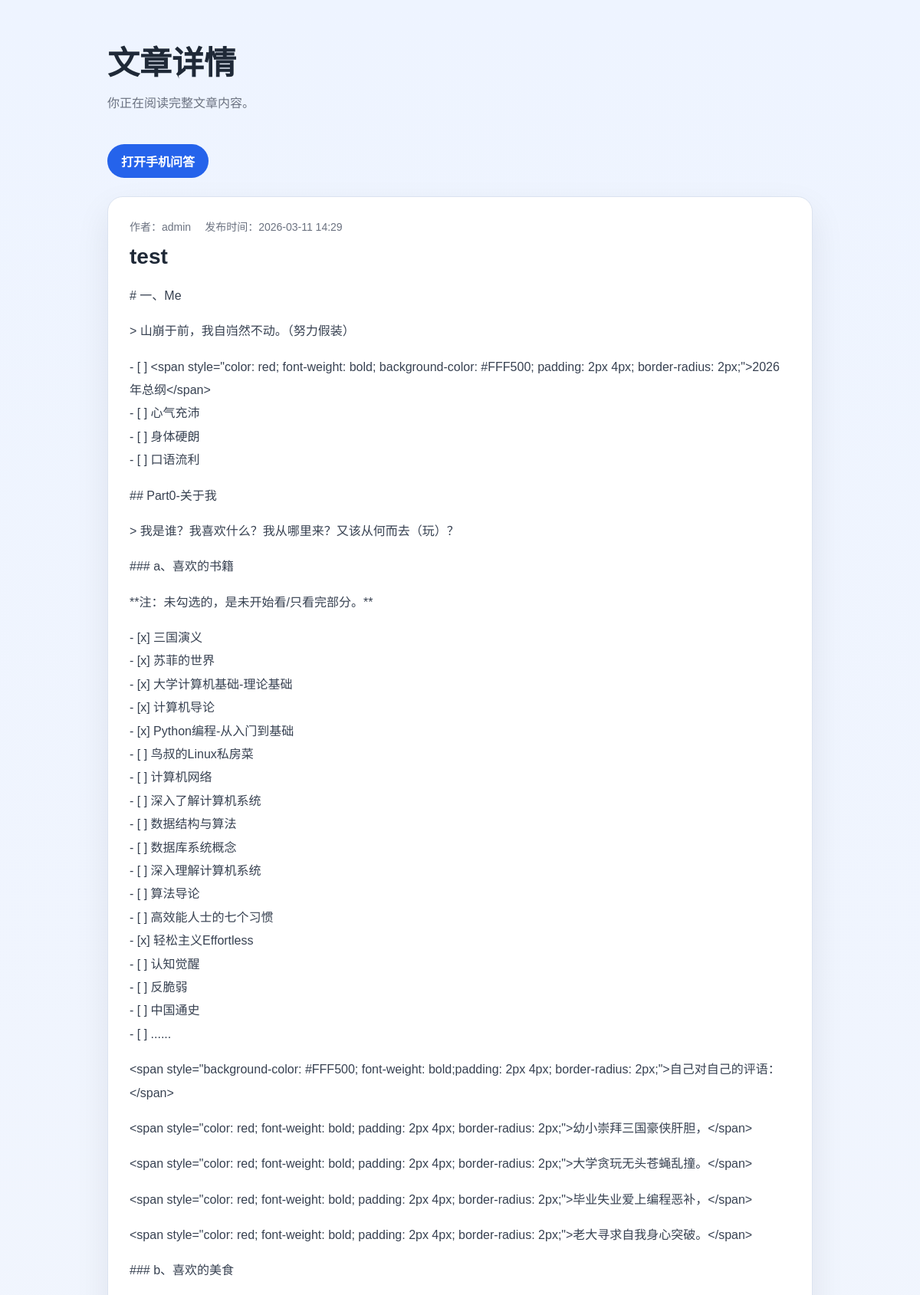
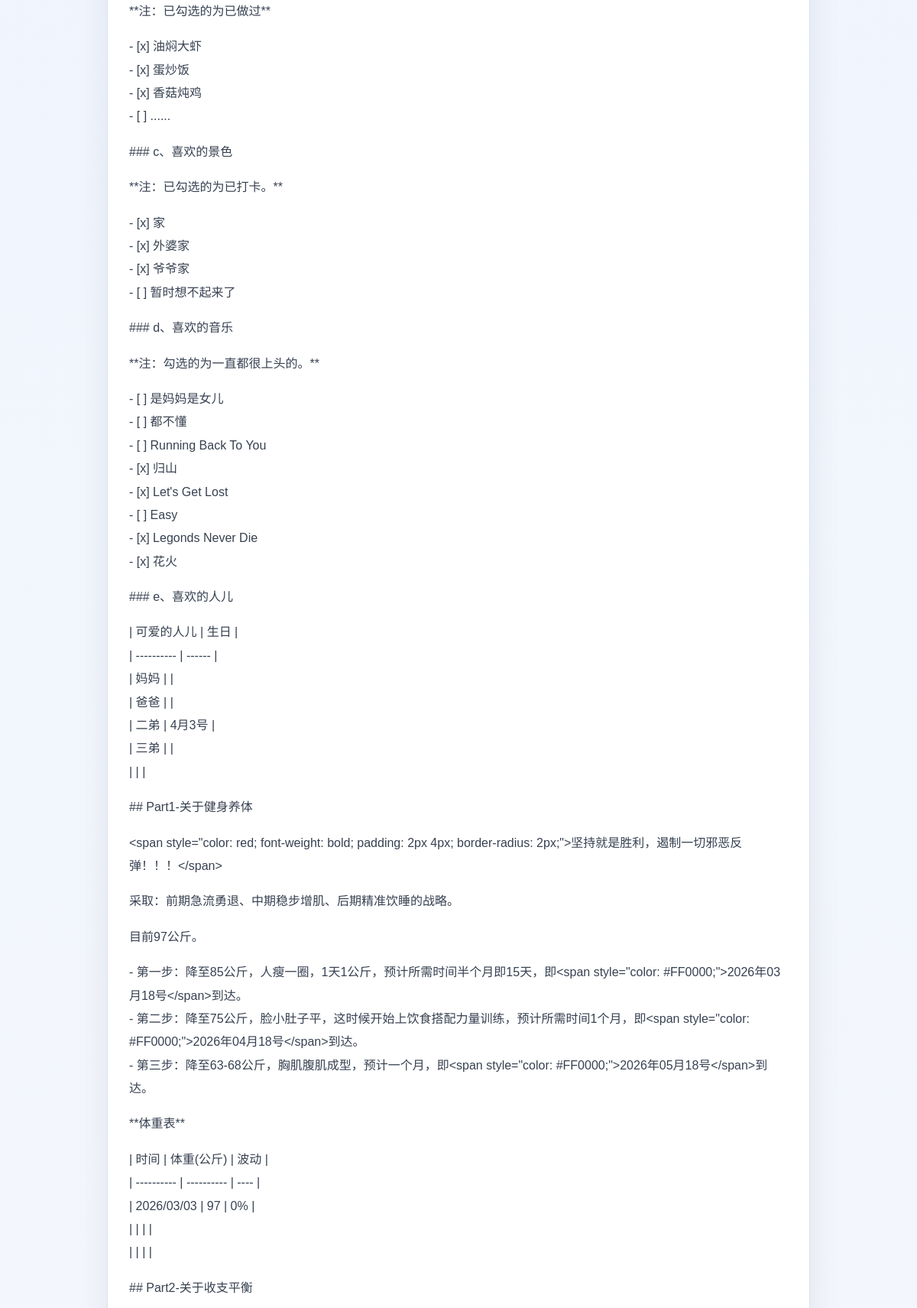
The app's page /post/2/ (upper part) with its own data (2 pictures, top to bottom).
### blog/models.py (models this page shows, shortened)
class Post(models.Model):
    title = models.CharField(max_length=100)
    content = models.TextField()
    date_posted = models.DateTimeField(default=timezone.now)
    author = models.ForeignKey(User, on_delete=models.CASCADE)

### blog/views.py (the view)
# urls.py: path('post/<int:pk>/', views.post_detail, name='post-detail'),
def post_detail(request, pk):
    post = get_object_or_404(Post.objects.select_related('author'), pk=pk)
    return render(request, 'blog/post_detail.html', {'post': post})

### blog/templates/blog/post_detail.html (shortened to what this page needs)
{% extends "blog/base.html" %}
{% block page_title %}文章详情{% endblock %}
{% block page_intro %}你正在阅读完整文章内容。{% endblock %}
{% block hero_actions %}
    <div class="hero-actions">
        <a class="button" href="{% url 'chat-page' %}">打开手机问答</a>
    </div>
{% endblock %}
{% block content %}
    <article class="detail-card">
        <div class="meta">
            <span>作者：{{ post.author.username }}</span>
            <span>发布时间：{{ post.date_posted|date:"Y-m-d H:i" }}</span>
        </div>
        <h2>{{ post.title }}</h2>
        <div class="detail-body">
            {{ post.content|linebreaks }}
        </div>
    </article>
{% endblock %}

### blog/templates/blog/base.html (style rules this page uses)
:root { color-scheme: light; --bg: #f5f7fb; --panel: #ffffff; --text: #1f2937; --muted: #6b7280; --primary: #2563eb; --primary-hover: #1d4ed8; --border: #dbe3f0; --shadow: 0 18px 45px rgba(15, 23, 42, 0.08); }
* { box-sizing: border-box; }
body { margin: 0; font-family: "Microsoft YaHei", Arial, sans-serif; background: linear-gradient(180deg, #eef4ff 0%, var(--bg) 100%); color: var(--text); }
.hero-actions { display: flex; flex-wrap: wrap; gap: 12px; margin-top: 18px; }
.post-card, .detail-card, .empty-state { background: var(--panel); border: 1px solid var(--border); border-radius: 20px; padding: 28px; box-shadow: var(--shadow); }
.meta { display: flex; flex-wrap: wrap; gap: 10px 18px; color: var(--muted); font-size: 14px; margin-bottom: 14px; }
h2 { margin: 0 0 18px; font-size: 28px; }
.post-body, .detail-body { font-size: 16px; line-height: 1.9; color: #374151; }
.detail-body { margin-top: 20px; }
.button, .back-link { display: inline-flex; align-items: center; justify-content: center; min-height: 44px; padding: 0 18px; border-radius: 999px; background: var(--primary); color: #ffffff; text-decoration: none; font-weight: 600; margin-top: 20px; border: none; }

### records on screen
Post: author.username "admin", date_posted "2026-03-11 14:29", title "test", content "# 一、Me > 山崩于前，我自岿然不动。（努力假装） - [ ] <span style=\"color: red; font-weight: bold; background-color: #FFF500; padding: 2px 4px; border-radius: 2px;\">2026年总纲</span> - [ ] 心气充沛 - [ ] 身体硬朗 - [ ] 口语流利 ## Part0-关于我 > 我是谁？我喜欢什么？我从哪里来？又该从何而去（玩）？ ### a、喜欢的书籍 **注：未勾选的，是未开始看/只看完部分。** - [x] 三国演义 - [x] 苏菲的世界 - [x] 大学计算机基础-理论基础 - [x] 计算机导论 - [x] Python编程-从入门到基础 - [ ] 鸟叔的Linux私房菜 - [ ] 计算机网络 - [ ] 深入了解计算机系统 - [ ] 数据结构与算法 - [ ] 数据库系统概念 - [ ] 深入理解计算机系统 - [ ] 算法导论 - [ ] 高效能人士的七个习惯 - [x] 轻松主义Effortless - [ ] 认知觉醒 - [ ] 反脆弱 - [ ] 中国通史 - [ ] ...... <span style=\"background-color: #FFF500; font-weight: bold;padding: 2px 4px; border-radius: 2px;\">自己对自己的评语：</span> <span style=\"color: red; font-weight: bold; padding:…"
